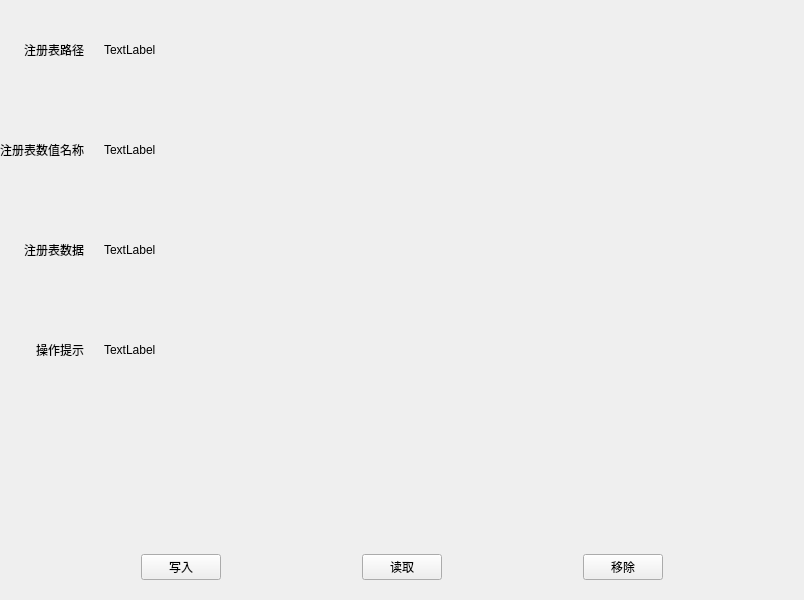
<?xml version="1.0" encoding="UTF-8"?>
<ui version="4.0">
 <class>Widget</class>
 <widget class="QWidget" name="Widget">
  <property name="geometry">
   <rect>
    <x>0</x>
    <y>0</y>
    <width>800</width>
    <height>600</height>
   </rect>
  </property>
  <property name="windowTitle">
   <string>Widget</string>
  </property>
  <layout class="QVBoxLayout" name="verticalLayout">
   <property name="spacing">
    <number>0</number>
   </property>
   <property name="leftMargin">
    <number>0</number>
   </property>
   <property name="topMargin">
    <number>0</number>
   </property>
   <property name="rightMargin">
    <number>0</number>
   </property>
   <property name="bottomMargin">
    <number>20</number>
   </property>
   <item>
    <layout class="QGridLayout" name="gridLayout">
     <property name="horizontalSpacing">
      <number>20</number>
     </property>
     <property name="verticalSpacing">
      <number>0</number>
     </property>
     <item row="2" column="1">
      <widget class="QLabel" name="valueLabel">
       <property name="text">
        <string>TextLabel</string>
       </property>
      </widget>
     </item>
     <item row="0" column="1">
      <widget class="QLabel" name="pathLabel">
       <property name="minimumSize">
        <size>
         <width>700</width>
         <height>0</height>
        </size>
       </property>
       <property name="text">
        <string>TextLabel</string>
       </property>
      </widget>
     </item>
     <item row="1" column="0">
      <widget class="QLabel" name="label_2">
       <property name="minimumSize">
        <size>
         <width>0</width>
         <height>100</height>
        </size>
       </property>
       <property name="text">
        <string>注册表数值名称</string>
       </property>
       <property name="alignment">
        <set>Qt::AlignRight|Qt::AlignTrailing|Qt::AlignVCenter</set>
       </property>
      </widget>
     </item>
     <item row="0" column="0">
      <widget class="QLabel" name="label">
       <property name="minimumSize">
        <size>
         <width>0</width>
         <height>100</height>
        </size>
       </property>
       <property name="text">
        <string>注册表路径</string>
       </property>
       <property name="alignment">
        <set>Qt::AlignRight|Qt::AlignTrailing|Qt::AlignVCenter</set>
       </property>
      </widget>
     </item>
     <item row="3" column="1">
      <widget class="QLabel" name="tipLabel">
       <property name="text">
        <string>TextLabel</string>
       </property>
      </widget>
     </item>
     <item row="3" column="0">
      <widget class="QLabel" name="label_4">
       <property name="minimumSize">
        <size>
         <width>0</width>
         <height>100</height>
        </size>
       </property>
       <property name="text">
        <string>操作提示</string>
       </property>
       <property name="alignment">
        <set>Qt::AlignRight|Qt::AlignTrailing|Qt::AlignVCenter</set>
       </property>
      </widget>
     </item>
     <item row="2" column="0">
      <widget class="QLabel" name="label_3">
       <property name="minimumSize">
        <size>
         <width>0</width>
         <height>100</height>
        </size>
       </property>
       <property name="text">
        <string>注册表数据</string>
       </property>
       <property name="alignment">
        <set>Qt::AlignRight|Qt::AlignTrailing|Qt::AlignVCenter</set>
       </property>
      </widget>
     </item>
     <item row="1" column="1">
      <widget class="QLabel" name="keyLabel">
       <property name="text">
        <string>TextLabel</string>
       </property>
      </widget>
     </item>
     <item row="0" column="2">
      <spacer name="horizontalSpacer_5">
       <property name="orientation">
        <enum>Qt::Horizontal</enum>
       </property>
       <property name="sizeHint" stdset="0">
        <size>
         <width>40</width>
         <height>20</height>
        </size>
       </property>
      </spacer>
     </item>
    </layout>
   </item>
   <item>
    <spacer name="verticalSpacer">
     <property name="orientation">
      <enum>Qt::Vertical</enum>
     </property>
     <property name="sizeHint" stdset="0">
      <size>
       <width>20</width>
       <height>150</height>
      </size>
     </property>
    </spacer>
   </item>
   <item>
    <layout class="QHBoxLayout" name="horizontalLayout">
     <item>
      <spacer name="horizontalSpacer">
       <property name="orientation">
        <enum>Qt::Horizontal</enum>
       </property>
       <property name="sizeHint" stdset="0">
        <size>
         <width>40</width>
         <height>20</height>
        </size>
       </property>
      </spacer>
     </item>
     <item>
      <widget class="QPushButton" name="writeBtn">
       <property name="text">
        <string>写入</string>
       </property>
      </widget>
     </item>
     <item>
      <spacer name="horizontalSpacer_3">
       <property name="orientation">
        <enum>Qt::Horizontal</enum>
       </property>
       <property name="sizeHint" stdset="0">
        <size>
         <width>40</width>
         <height>20</height>
        </size>
       </property>
      </spacer>
     </item>
     <item>
      <widget class="QPushButton" name="readBtn">
       <property name="text">
        <string>读取</string>
       </property>
      </widget>
     </item>
     <item>
      <spacer name="horizontalSpacer_4">
       <property name="orientation">
        <enum>Qt::Horizontal</enum>
       </property>
       <property name="sizeHint" stdset="0">
        <size>
         <width>40</width>
         <height>20</height>
        </size>
       </property>
      </spacer>
     </item>
     <item>
      <widget class="QPushButton" name="removeBtn">
       <property name="text">
        <string>移除</string>
       </property>
      </widget>
     </item>
     <item>
      <spacer name="horizontalSpacer_2">
       <property name="orientation">
        <enum>Qt::Horizontal</enum>
       </property>
       <property name="sizeHint" stdset="0">
        <size>
         <width>40</width>
         <height>20</height>
        </size>
       </property>
      </spacer>
     </item>
    </layout>
   </item>
  </layout>
 </widget>
 <resources/>
 <connections/>
</ui>
